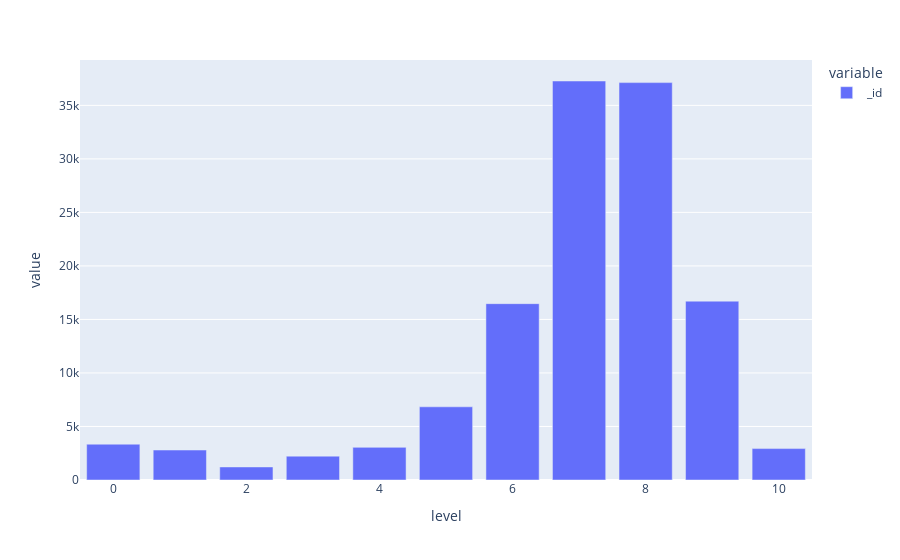

The cell this chart's notebook holds for it:
### Code cell
bd.groupby('level').agg({'_id': 'count'}).plot.bar()

### Figure 1 — Plotly figure (JSON) as saved in the notebook; plotly's stock layout.template omitted (floating-point values rounded to 4 significant figures)
{"data": [{"alignmentgroup": "True", "hovertemplate": "variable=_id<br>level=%{x}<br>value=%{y}<extra></extra>", "legendgroup": "_id", "marker": {"color": "#636efa"}, "name": "_id", "offsetgroup": "_id", "orientation": "v", "showlegend": true, "textposition": "auto", "type": "bar", "x": [0, 1, 2, 3, 4, 5, 6, 7, 8, 9, 10], "xaxis": "x", "y": [3346, 2800, 1219, 2230, 3048, 6839, 16473, 37276, 37126, 16709, 2934], "yaxis": "y"}], "layout": {"barmode": "relative", "legend": {"title": {"text": "variable"}, "tracegroupgap": 0}, "margin": {"t": 60}, "xaxis": {"anchor": "y", "domain": [0, 1], "title": {"text": "level"}}, "yaxis": {"anchor": "x", "domain": [0, 1], "title": {"text": "value"}}}}
